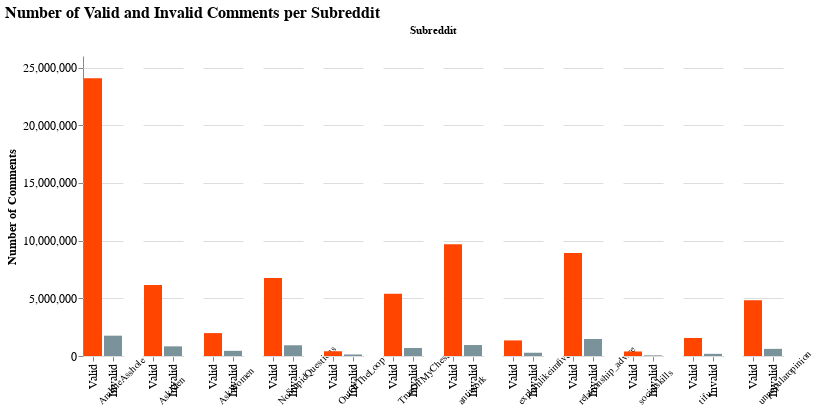

The cell this chart's notebook holds for it:
### Code cell
domain_ = ['Valid', 'Invalid']
range_ = ['#ff4500', '#7a9299'] # orca: 1b2426

# create the selection and color scheme for interaction
selection = alt.selection_single(fields = ['Valid'], name = 'Random')
color = alt.condition(selection,
                      alt.Color('Valid:N', scale=alt.Scale(domain=domain_, range=range_), legend = None),
                      alt.value('lightgray'))

# create the figure
bar = (alt.Chart(total_counts_valid)
 .mark_bar()
 .encode(y = 'count:Q',
         x = alt.X('Valid:N', sort = domain_),
         color = color,
         column = alt.Column('Subreddit:N', header = alt.Header(labelAngle = -45, labelOrient = 'bottom'))
        )
).add_selection(selection)

bar.title = "Number of Valid and Invalid Comments per Subreddit"
bar.encoding.x.title = ''
bar.encoding.y.title = 'Number of Comments'

validity_counts = (bar).configure_view(strokeOpacity = 0).configure_axis(
    labelFontSize = 12,
    titleFontSize = 12
).configure_title(
    fontSize = 16
)

validity_counts

### Figure 1 — Vega-Lite specification as saved in the notebook (floating-point values rounded to 4 significant figures)
{"config": {"view": {"continuousWidth": 400, "continuousHeight": 300, "strokeOpacity": 0}, "axis": {"labelFontSize": 12, "titleFontSize": 12}, "title": {"fontSize": 16}}, "data": {"name": "data-fa9f15208063d548a84973aae04eb61c"}, "mark": "bar", "encoding": {"color": {"condition": {"field": "Valid", "legend": null, "scale": {"domain": ["Valid", "Invalid"], "range": ["#ff4500", "#7a9299"]}, "type": "nominal", "selection": "Random"}, "value": "lightgray"}, "column": {"field": "Subreddit", "header": {"labelAngle": -45, "labelOrient": "bottom"}, "type": "nominal"}, "x": {"field": "Valid", "sort": ["Valid", "Invalid"], "title": "", "type": "nominal"}, "y": {"field": "count", "title": "Number of Comments", "type": "quantitative"}}, "selection": {"Random": {"type": "single", "fields": ["Valid"]}}, "title": "Number of Valid and Invalid Comments per Subreddit", "$schema": "https://vega.github.io/schema/vega-lite/v4.17.0.json", "datasets": {"data-fa9f15208063d548a84973aae04eb61c": [{"Subreddit": "AmItheAsshole", "Valid": "Valid", "count": 24082263}, {"Subreddit": "AmItheAsshole", "Valid": "Invalid", "count": 1762457}, {"Subreddit": "AskMen", "Valid": "Valid", "count": 6146723}, {"Subreddit": "AskMen", "Valid": "Invalid", "count": 835551}, {"Subreddit": "AskWomen", "Valid": "Valid", "count": 1985757}, {"Subreddit": "AskWomen", "Valid": "Invalid", "count": 448302}, {"Subreddit": "NoStupidQuestions", "Valid": "Invalid", "count": 929033}, {"Subreddit": "NoStupidQuestions", "Valid": "Valid", "count": 6768621}, {"Subreddit": "OutOfTheLoop", "Valid": "Invalid", "count": 132794}, {"Subreddit": "OutOfTheLoop", "Valid": "Valid", "count": 410680}, {"Subreddit": "TrueOffMyChest", "Valid": "Invalid", "count": 696231}, {"Subreddit": "TrueOffMyChest", "Valid": "Valid", "count": 5402270}, {"Subreddit": "antiwork", "Valid": "Invalid", "count": 949614}, {"Subreddit": "antiwork", "Valid": "Valid", "count": 9695706}, {"Subreddit": "explainlikeimfive", "Valid": "Valid", "count": 1350552}, {"Subreddit": "explainlikeimfive", "Valid": "Invalid", "count": 282664}, {"Subreddit": "relationship_advice", "Valid": "Valid", "count": 8931377}, {"Subreddit": "relationship_advice", "Valid": "Invalid", "count": 1476105}, {"Subreddit": "socialskills", "Valid": "Invalid", "count": 57266}, {"Subreddit": "socialskills", "Valid": "Valid", "count": 392464}, {"Subreddit": "tifu", "Valid": "Invalid", "count": 187520}, {"Subreddit": "tifu", "Valid": "Valid", "count": 1563161}, {"Subreddit": "unpopularopinion", "Valid": "Invalid", "count": 618614}, {"Subreddit": "unpopularopinion", "Valid": "Valid", "count": 4841921}]}}
